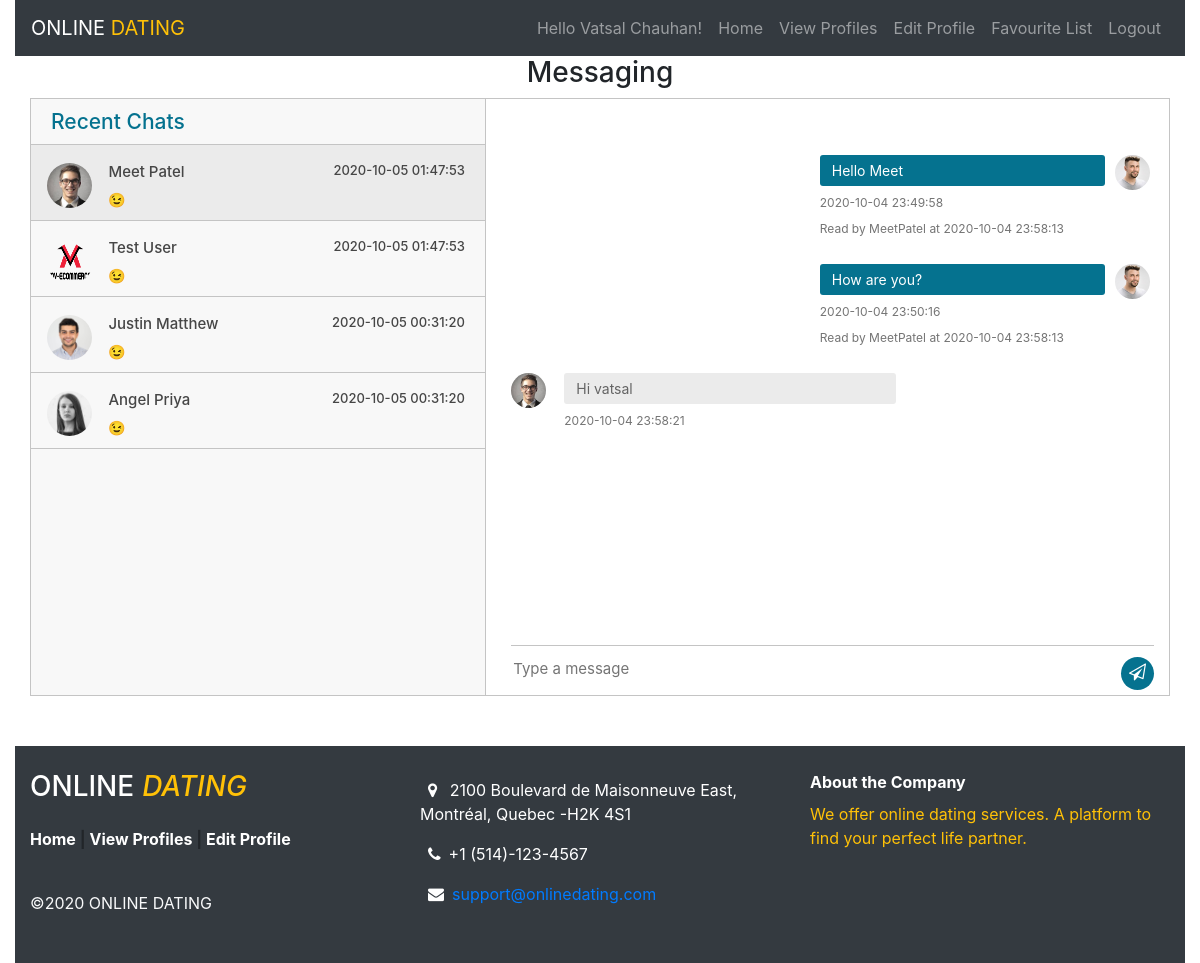
Page /chat-users.php?id=2 (signed in) on the committed database.
### tables this page shows
CREATE TABLE IF NOT EXISTS `messages` (
  `id` int(50) NOT NULL AUTO_INCREMENT,
  `msg_from_user_id` int(50) NOT NULL,
  `msg` varchar(500) NOT NULL,
  `msg_to_user_id` int(50) NOT NULL,
  `msg_date` datetime NOT NULL,
  `is_msg_read` tinyint(1) NOT NULL DEFAULT 0,
  `msg_read_date` datetime DEFAULT NULL,
  PRIMARY KEY (`id`),
  KEY `MSG_FROM_USER` (`msg_from_user_id`),
  KEY `MSG_TO_USER` (`msg_to_user_id`)
);

CREATE TABLE IF NOT EXISTS `profile` (
  `id` int(50) NOT NULL AUTO_INCREMENT,
  `email` varchar(500) NOT NULL,
  `password` varchar(500) NOT NULL,
  `firstName` varchar(50) NOT NULL,
  `lastName` varchar(50) NOT NULL,
  `city` varchar(50) NOT NULL,
  `bio` varchar(500) NOT NULL,
  `birthDate` date NOT NULL,
  `gender` varchar(50) NOT NULL,
  `imgUrl` text NOT NULL,
  `receive_notification` tinyint(1) NOT NULL DEFAULT 0,
  `user_role` text NOT NULL,
  `created_date` datetime NOT NULL DEFAULT current_timestamp(),
  `modified_date` datetime DEFAULT NULL,
  PRIMARY KEY (`id`),
  UNIQUE KEY `email` (`email`)
);

### helper/helperFunctions.php (called while the page is built, shortened)
<?php
function IsVariableIsSetOrEmpty($variableToCheck): bool
{
    return false;
}

### chat-users.php (the view, shortened to what this page needs)
<?php
require("./helper/helperFunctions.php");
$userId = isset($_SESSION["userId"]) && !IsVariableIsSetOrEmpty($_SESSION["userId"]) ? $_SESSION["userId"] : 0;
$connection = getConnection();
$userObj = $userId !== 0 && !IsVariableIsSetOrEmpty($_SESSION["user"]) ? $_SESSION["user"] : "";
$msgList = [];
$recentMsgList = [];
$msgToUserId = isset($_GET["id"]) && !IsVariableIsSetOrEmpty($_GET["id"]) ? $_GET["id"] : 0;
if ($msgToUserId !== 0) {
    $recentMsgQuery = "SELECT
    *
FROM
    (
    SELECT PROFILE
        .id,
        PROFILE.firstName,
        PROFILE.lastName,
        PROFILE.imgUrl,
        (
        SELECT
            msg
        FROM
            messages
        WHERE
            messages.msg_from_user_id = PROFILE.id OR messages.msg_to_user_id = PROFILE.id
        ORDER BY
            id
        DESC
    LIMIT 1
    ) AS lastMessage,
    (
    SELECT
        msg_date
    FROM
        messages
    WHERE
        messages.msg_from_user_id = PROFILE.id OR messages.msg_to_user_id = PROFILE.id
    ORDER BY
        id
    DESC
LIMIT 1
) AS msgDate
FROM PROFILE
WHERE
    id <> :userId
) X
LEFT JOIN (
    Select DISTINCT ids
    from (
            select msg_from_user_id as ids
            from messages
            where msg_from_user_id =:userId  or msg_to_user_id=:userId
            UNION
            select msg_to_user_id as ids
            from messages
            where msg_from_user_id =:userId  or msg_to_user_id=:userId
		)uniqueIdList
		where ids <> :userId
   )IdList on X.id=IDList.ids
WHERE
	ids IS NOT NULL
    AND
    lastMessage IS NOT NULL
    ORDER BY msgDate desc";
    $recentQueryStmt = $connection->prepare($recentMsgQuery);
    $recentQueryStmt->bindParam(':userId', $userId);
    $recentQueryStmt->execute();
    $recentMsgList = $recentQueryStmt->fetchAll();
    $query = "SELECT m.id as msg_id
	  ,msg_from_user_id
      ,msg_to_user_id
      ,msg
      ,msg_date
      ,is_msg_read
      ,msg_read_date
      ,fromUser.id as fromUserId
      ,fromUser.firstName as fromFirstName
      ,fromUser.lastName as fromLastName
      ,fromUser.imgUrl as fromUserImgUrl
      ,toUser.id as toUserId
      ,toUser.firstName as toUserFirstName
      ,toUser.lastName as toUserLastName
      ,toUser.imgUrl as toUserImgUrl
FROM messages m
left join profile as fromUser on m.msg_from_user_id=fromUser.id
left JOIN profile as toUser on m.msg_to_user_id=toUser.id
WHERE (msg_from_user_id =:userId and msg_to_user_id=:sentToUserID) or (msg_from_user_id=:sentToUserID and msg_to_user_id=:userId)";
    $stmt = $connection->prepare($query);
    $stmt->bindParam(':userId', $userId);
    $stmt->bindParam(':sentToUserID', $_GET["id"]);
    $stmt->execute();
    $msgList = $stmt->fetchAll();
    if (count($msgList) > 0) {
        $lastMsgRow = end($msgList);
    }
}
?>
<!doctype html>
<html lang="en">
<head>
    <?php include("./includes/header.php") ?>
    <link href="https://cdnjs.cloudflare.com/ajax/libs/font-awesome/4.7.0/css/font-awesome.css" type="text/css"
          rel="stylesheet"
    <link href="./css/style.css" rel="stylesheet" type="text/css">
</head>
<body>
<div class="container-fluid wrapper">
    <?php
    include("./includes/nav-bar.php")
    ?>
    <div class="row mb-10">
        <div class="container">
            <h3 class="mt-10 text-center">Messaging</h3>
            <div class="messaging">
                <div class="inbox_msg">
                    <div class="inbox_people">
                        <div class="headind_srch">
                            <div class="recent_heading">
                                <h4>Recent Chats</h4>
                            </div>
                        </div>
                        <div class="inbox_chat">
                            <?php
                            if (count($recentMsgList) > 0) {
                                foreach ($recentMsgList as $recentMsgItem) {
                                    ?>
                                    <div class="chat_list <?= $recentMsgItem["id"] === $msgToUserId ? "active_chat" : "" ?>"
                                         data-id="<?= $recentMsgItem["id"] ?>">
                                        <div class="chat_people">
                                            <div class="chat_img">
                                                <img class="rounded-circle" src="<?= $recentMsgItem["imgUrl"] ?>"
                                                     alt="to-user-img">
                                            </div>
                                            <div class="chat_ib">
                                                <h5>
                                                    <?= $recentMsgItem["firstName"] . ' ' . $recentMsgItem["lastName"] ?>
                                                    <span class="chat_date">
                                                    <?= $recentMsgItem["msgDate"] ?>
                                                </span>
                                                </h5>
                                                <p><?= $recentMsgItem["lastMessage"] ?></p>
                                            </div>
                                        </div>
                                    </div>
                                    <?php
                                }
                            } ?>
                        </div>
                    </div>
                    <div class="mesgs">
                        <div class="msg_history">
                            <?php
                            foreach ($msgList
                                     as $item) {
                                if ($item["fromUserId"] === $userId) {
                                    ?>
                                    <div class="outgoing_msg">
                                        <div class="outgoing_msg_img">
                                            <img class="rounded-circle" src="<?= $item["fromUserImgUrl"] ?>"
                                                 alt="img">
                                        </div>
                                        <div class="sent_msg">
                                            <p><?= $item["msg"] ?></p>
                                            <span class="time_date">
                                                <?= $item["msg_date"] ?>
                                            </span>
                                            <span class="time_date">
                                                 <?php
                                                 if ($userObj["user_role"] === "premium") {
                                                     if (intval($item["is_msg_read"]) === 0) {
                                                         ?>
                                                         Delivered and Not read
                                                     <?php } else {
                                                         ?>Read by <?= $item["toUserFirstName"] . '' . $item["toUserLastName"] ?> at <?= $item["msg_read_date"] ?>
                                                     <?php }
                                                 }
                                                 ?>
                                            </span>
                                        </div>
                                    </div>
                                    <?php
                                } else {
                                    ?>
                                    <div class="incoming_msg">
                                        <div class="incoming_msg_img">
                                            <img class="rounded-circle" src="<?= $item["fromUserImgUrl"] ?>"
                                                 alt="img">
                                        </div>
                                        <div class="received_msg">
                                            <div class="received_withd_msg">
                                                <p><?= $item["msg"] ?></p>
                                                <span class="time_date"><?= $item["msg_date"] ?></span>
                                            </div>
                                        </div>
                                    </div>
                                    <?php
                                }
                            }
                            ?>
                        </div>
                        <div class="type_msg">
                            <div class="input_msg_write">
                                <form action="chat-users.php?id=<?= $msgToUserId ?>" method="post">
                                    <input type="text" name="msg" class="write_msg" placeholder="Type a message"
                                           required/>
                                    <button id="sendBtn" class="msg_send_btn" type="button">
                                        <i class="fa fa-paper-plane-o" aria-hidden="true"></i>
                                    </button>
                                </form>
                            </div>
                        </div>
                    </div>
                </div>
            </div>
        </div>
    </div>
    <?php include("./includes/footer.php") ?>
</div>
</body>
</html>

### chat-users.php (style rules this page uses)
.container { max-width: 1170px; margin: auto; }
img { max-width: 100%; }
.inbox_people { background: #f8f8f8 none repeat scroll 0 0; float: left; overflow: hidden; width: 40%; border-right: 1px solid #c4c4c4; }
.inbox_msg { border: 1px solid #c4c4c4; clear: both; overflow: hidden; }
.recent_heading { float: left; width: 40%; }
.headind_srch { padding: 10px 29px 10px 20px; overflow: hidden; border-bottom: 1px solid #c4c4c4; }
.recent_heading h4 { color: #05728f; font-size: 21px; margin: auto; }
.chat_ib h5 { font-size: 15px; color: #464646; margin: 0 0 8px 0; }
.chat_ib h5 span { font-size: 13px; float: right; }
.chat_ib p { font-size: 14px; color: #989898; margin: auto }
.chat_img { float: left; width: 11%; }
.chat_img img { height: 45px; }
.chat_ib { float: left; padding: 0 0 0 15px; width: 88%; }
.chat_people { overflow: hidden; clear: both; }
.chat_list { border-bottom: 1px solid #c4c4c4; margin: 0; padding: 18px 16px 10px; cursor: pointer; }
.inbox_chat { height: 550px; overflow-y: scroll; }
.active_chat { background: #ebebeb; }
.incoming_msg_img { display: inline-block; width: 6%; }
.received_msg { display: inline-block; padding: 0 0 0 10px; vertical-align: top; width: 92%; }
.received_withd_msg p { background: #ebebeb none repeat scroll 0 0; border-radius: 3px; color: #646464; font-size: 14px; margin: 0; padding: 5px 10px 5px 12px; width: 100%; }
.time_date { color: #747474; display: block; font-size: 12px; margin: 8px 0 0; }
.received_withd_msg { width: 57%; }
.mesgs { float: left; padding: 30px 15px 0 25px; width: 60%; }
.sent_msg p { background: #05728f none repeat scroll 0 0; border-radius: 3px; font-size: 14px; margin: 0; color: #fff; padding: 5px 10px 5px 12px; width: 100%; }
.outgoing_msg, .incoming_msg { overflow: hidden; margin: 26px 0 26px; }
.outgoing_msg_img { display: inline-block; width: 6%; float: right; }
.outgoing_msg_img img, .incoming_msg_img img { height: 35px; }
.sent_msg { float: right; width: 46%; padding: 0 10px 0 0px; }
.input_msg_write input { background: rgba(0, 0, 0, 0) none repeat scroll 0 0; border: medium none; color: #4c4c4c; font-size: 15px; min-height: 48px; width: 100%; }
.type_msg { border-top: 1px solid #c4c4c4; position: relative; }
.msg_send_btn { background: #05728f none repeat scroll 0 0; border: medium none; border-radius: 50%; color: #fff; cursor: pointer; font-size: 17px; height: 33px; position: absolute; right: 0; top: 11px; width: 33px; }
.messaging { padding: 0 0 50px 0; }
.msg_history { height: 516px; overflow-y: auto; }

### rows in the picture
messages: msg_from_user.imgUrl (picture), msg "Hello Meet", msg_date "2020-10-04 23:49:58", msg_to_user.firstName "Meet", msg_to_user.lastName "Patel", msg_read_date "2020-10-04 23:58:13"
messages: msg_from_user.imgUrl (picture), msg "How are you?", msg_date "2020-10-04 23:50:16", msg_to_user.firstName "Meet", msg_to_user.lastName "Patel", msg_read_date "2020-10-04 23:58:13"
messages: msg_from_user.imgUrl (picture), msg "Hi vatsal", msg_date "2020-10-04 23:58:21"

### other values in the picture
$user["firstName"] "Vatsal"
$user["lastName"] "Chauhan"
$recentMsgItem["firstName"] "Meet"
$recentMsgItem["lastName"] "Patel"
$recentMsgItem["msgDate"] "2020-10-05 01:47:53"
$recentMsgItem["lastMessage"] "😉"
$recentMsgItem["firstName"] "Test"
$recentMsgItem["lastName"] "User"
$recentMsgItem["firstName"] "Justin"
$recentMsgItem["lastName"] "Matthew"
$recentMsgItem["msgDate"] "2020-10-05 00:31:20"
$recentMsgItem["firstName"] "Angel"
$recentMsgItem["lastName"] "Priya"
